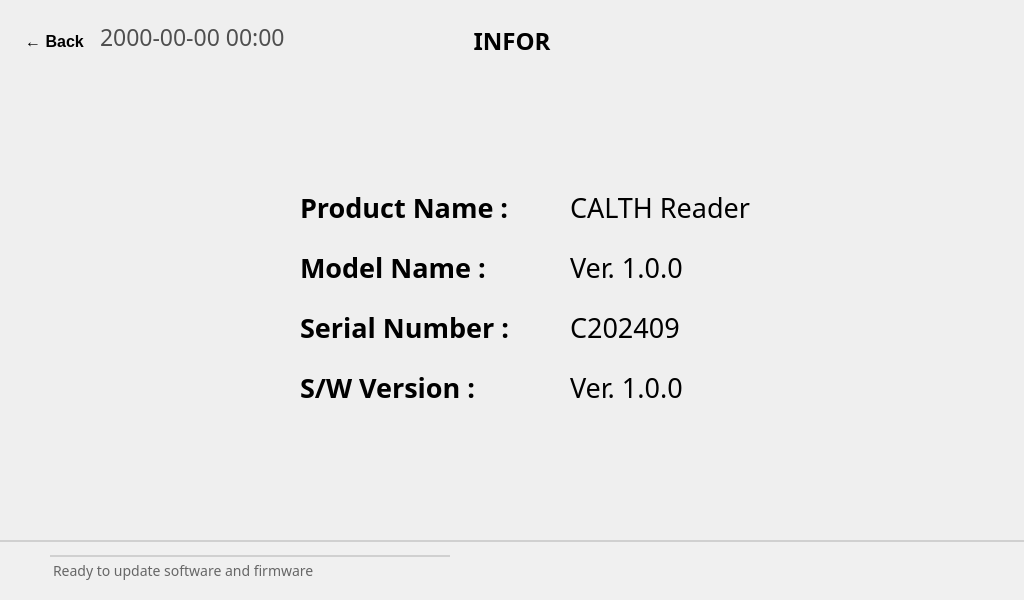
<?xml version="1.0" encoding="UTF-8"?>
<ui version="4.0">
 <class>InfoViewWindow</class>
 <widget class="QMainWindow" name="InfoViewWindow">
  <property name="geometry">
   <rect>
    <x>0</x>
    <y>0</y>
    <width>1024</width>
    <height>600</height>
   </rect>
  </property>
  <property name="windowTitle">
   <string notr="true">Home</string>
  </property>
  <property name="unifiedTitleAndToolBarOnMac">
   <bool>false</bool>
  </property>
  <widget class="QWidget" name="centralwidget">
   <widget class="QLabel" name="label_name_title">
    <property name="geometry">
     <rect>
      <x>300</x>
      <y>190</y>
      <width>220</width>
      <height>35</height>
     </rect>
    </property>
    <property name="font">
     <font>
      <family>Pretendard</family>
      <pointsize>20</pointsize>
      <weight>75</weight>
      <bold>true</bold>
     </font>
    </property>
    <property name="text">
     <string>Product Name :</string>
    </property>
    <property name="alignment">
     <set>Qt::AlignLeading|Qt::AlignLeft|Qt::AlignVCenter</set>
    </property>
   </widget>
   <widget class="QLabel" name="label_Serial_title">
    <property name="geometry">
     <rect>
      <x>300</x>
      <y>310</y>
      <width>220</width>
      <height>35</height>
     </rect>
    </property>
    <property name="font">
     <font>
      <family>Pretendard</family>
      <pointsize>20</pointsize>
      <weight>75</weight>
      <bold>true</bold>
     </font>
    </property>
    <property name="text">
     <string>Serial Number :</string>
    </property>
    <property name="alignment">
     <set>Qt::AlignLeading|Qt::AlignLeft|Qt::AlignVCenter</set>
    </property>
   </widget>
   <widget class="QLabel" name="label_sw_title">
    <property name="geometry">
     <rect>
      <x>300</x>
      <y>370</y>
      <width>220</width>
      <height>35</height>
     </rect>
    </property>
    <property name="font">
     <font>
      <family>Pretendard</family>
      <pointsize>20</pointsize>
      <weight>75</weight>
      <bold>true</bold>
     </font>
    </property>
    <property name="text">
     <string>S/W Version :</string>
    </property>
    <property name="alignment">
     <set>Qt::AlignLeading|Qt::AlignLeft|Qt::AlignVCenter</set>
    </property>
   </widget>
   <widget class="QLabel" name="label_Serial_No">
    <property name="geometry">
     <rect>
      <x>570</x>
      <y>310</y>
      <width>291</width>
      <height>35</height>
     </rect>
    </property>
    <property name="font">
     <font>
      <family>Pretendard</family>
      <pointsize>20</pointsize>
     </font>
    </property>
    <property name="text">
     <string>C202409</string>
    </property>
    <property name="alignment">
     <set>Qt::AlignLeading|Qt::AlignLeft|Qt::AlignVCenter</set>
    </property>
   </widget>
   <widget class="QLabel" name="label_name">
    <property name="geometry">
     <rect>
      <x>570</x>
      <y>190</y>
      <width>220</width>
      <height>35</height>
     </rect>
    </property>
    <property name="font">
     <font>
      <family>Pretendard</family>
      <pointsize>20</pointsize>
     </font>
    </property>
    <property name="text">
     <string>CALTH Reader</string>
    </property>
    <property name="alignment">
     <set>Qt::AlignLeading|Qt::AlignLeft|Qt::AlignVCenter</set>
    </property>
   </widget>
   <widget class="QPushButton" name="pushButton_InfoBackArrow">
    <property name="geometry">
     <rect>
      <x>14</x>
      <y>16</y>
      <width>81</width>
      <height>50</height>
     </rect>
    </property>
    <property name="font">
     <font>
      <family>Arial</family>
      <pointsize>12</pointsize>
      <weight>75</weight>
      <bold>true</bold>
     </font>
    </property>
    <property name="text">
     <string>← Back</string>
    </property>
    <property name="flat">
     <bool>true</bool>
    </property>
   </widget>
   <widget class="QLabel" name="label_sw_version">
    <property name="geometry">
     <rect>
      <x>570</x>
      <y>370</y>
      <width>191</width>
      <height>35</height>
     </rect>
    </property>
    <property name="font">
     <font>
      <family>Pretendard</family>
      <pointsize>20</pointsize>
     </font>
    </property>
    <property name="text">
     <string>Ver. 1.0.0</string>
    </property>
    <property name="alignment">
     <set>Qt::AlignLeading|Qt::AlignLeft|Qt::AlignVCenter</set>
    </property>
   </widget>
   <widget class="QLabel" name="label_5">
    <property name="geometry">
     <rect>
      <x>407</x>
      <y>24</y>
      <width>210</width>
      <height>34</height>
     </rect>
    </property>
    <property name="palette">
     <palette>
      <active>
       <colorrole role="WindowText">
        <brush brushstyle="SolidPattern">
         <color alpha="255">
          <red>0</red>
          <green>0</green>
          <blue>0</blue>
         </color>
        </brush>
       </colorrole>
      </active>
      <inactive>
       <colorrole role="WindowText">
        <brush brushstyle="SolidPattern">
         <color alpha="255">
          <red>0</red>
          <green>0</green>
          <blue>0</blue>
         </color>
        </brush>
       </colorrole>
      </inactive>
      <disabled>
       <colorrole role="WindowText">
        <brush brushstyle="SolidPattern">
         <color alpha="255">
          <red>120</red>
          <green>120</green>
          <blue>120</blue>
         </color>
        </brush>
       </colorrole>
      </disabled>
     </palette>
    </property>
    <property name="font">
     <font>
      <family>Pretendard</family>
      <pointsize>18</pointsize>
      <weight>75</weight>
      <bold>true</bold>
     </font>
    </property>
    <property name="text">
     <string>INFOR</string>
    </property>
    <property name="alignment">
     <set>Qt::AlignCenter</set>
    </property>
   </widget>
   <widget class="QLabel" name="label_DateNClock">
    <property name="geometry">
     <rect>
      <x>100</x>
      <y>20</y>
      <width>210</width>
      <height>34</height>
     </rect>
    </property>
    <property name="palette">
     <palette>
      <active>
       <colorrole role="WindowText">
        <brush brushstyle="SolidPattern">
         <color alpha="255">
          <red>79</red>
          <green>79</green>
          <blue>79</blue>
         </color>
        </brush>
       </colorrole>
      </active>
      <inactive>
       <colorrole role="WindowText">
        <brush brushstyle="SolidPattern">
         <color alpha="255">
          <red>79</red>
          <green>79</green>
          <blue>79</blue>
         </color>
        </brush>
       </colorrole>
      </inactive>
      <disabled>
       <colorrole role="WindowText">
        <brush brushstyle="SolidPattern">
         <color alpha="255">
          <red>120</red>
          <green>120</green>
          <blue>120</blue>
         </color>
        </brush>
       </colorrole>
      </disabled>
     </palette>
    </property>
    <property name="font">
     <font>
      <family>Pretendard</family>
      <pointsize>17</pointsize>
      <weight>50</weight>
      <bold>false</bold>
     </font>
    </property>
    <property name="text">
     <string>2000-00-00 00:00</string>
    </property>
    <property name="alignment">
     <set>Qt::AlignLeading|Qt::AlignLeft|Qt::AlignVCenter</set>
    </property>
   </widget>
   <widget class="QLabel" name="label_fw_title">
    <property name="geometry">
     <rect>
      <x>300</x>
      <y>250</y>
      <width>220</width>
      <height>35</height>
     </rect>
    </property>
    <property name="font">
     <font>
      <family>Pretendard</family>
      <pointsize>20</pointsize>
      <weight>75</weight>
      <bold>true</bold>
     </font>
    </property>
    <property name="text">
     <string>Model Name :</string>
    </property>
    <property name="alignment">
     <set>Qt::AlignLeading|Qt::AlignLeft|Qt::AlignVCenter</set>
    </property>
   </widget>
   <widget class="QLabel" name="label_fw_version">
    <property name="geometry">
     <rect>
      <x>570</x>
      <y>250</y>
      <width>191</width>
      <height>35</height>
     </rect>
    </property>
    <property name="font">
     <font>
      <family>Pretendard</family>
      <pointsize>20</pointsize>
     </font>
    </property>
    <property name="text">
     <string>Ver. 1.0.0</string>
    </property>
    <property name="alignment">
     <set>Qt::AlignLeading|Qt::AlignLeft|Qt::AlignVCenter</set>
    </property>
   </widget>
   <widget class="QWidget" name="widget_statusbar" native="true">
    <property name="geometry">
     <rect>
      <x>0</x>
      <y>540</y>
      <width>1024</width>
      <height>60</height>
     </rect>
    </property>
    <property name="styleSheet">
     <string notr="true">QWidget {
    background-color: #f0f0f0;
    border-top: 2px solid #d0d0d0;
}</string>
    </property>
    <widget class="QLabel" name="label_status">
     <property name="geometry">
      <rect>
       <x>50</x>
       <y>15</y>
       <width>400</width>
       <height>30</height>
      </rect>
     </property>
     <property name="font">
      <font>
       <family>Pretendard</family>
       <pointsize>14</pointsize>
      </font>
     </property>
     <property name="styleSheet">
      <string notr="true">QLabel {
    font-size: 14px;
    color: #666666;
}</string>
     </property>
     <property name="text">
      <string>Ready to update software and firmware</string>
     </property>
    </widget>
   </widget>
  </widget>
 </widget>
 <resources/>
 <connections/>
</ui>
